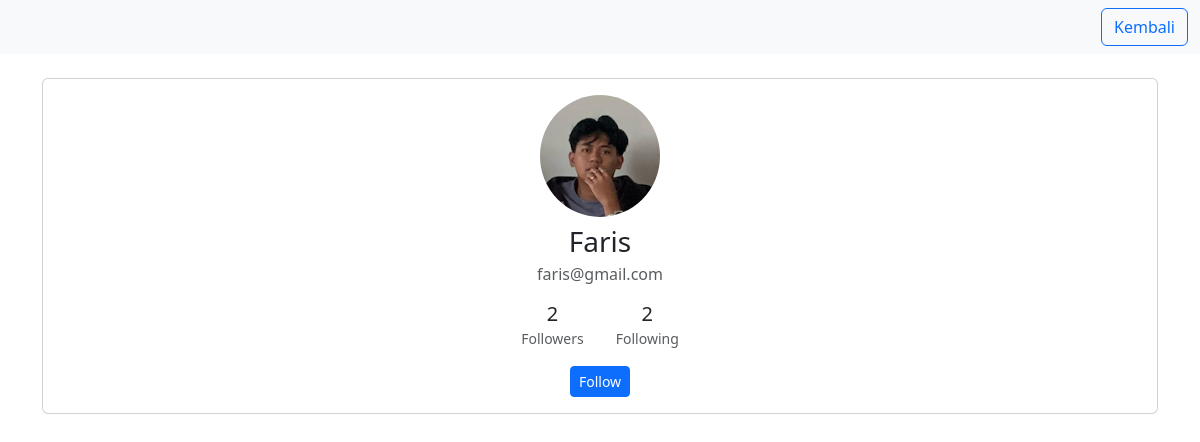
The page /profile.php?id=5 (signed in) on the database as committed earlier.
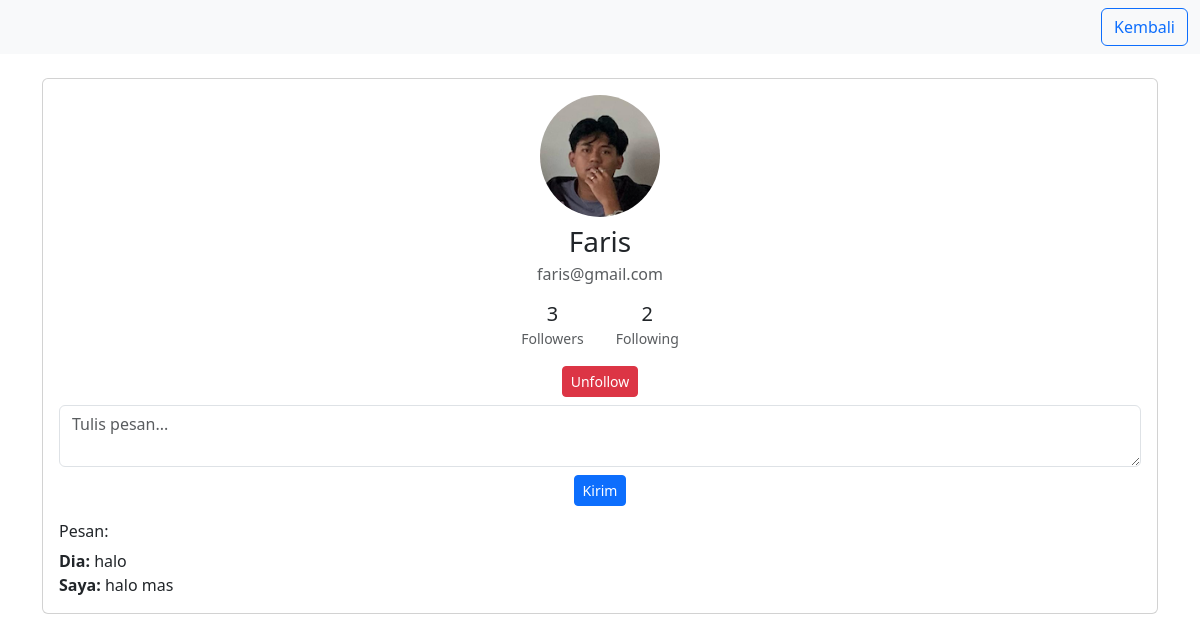
The same page on the database as committed later.
### tables this page shows
CREATE TABLE `users` (
  `id` int(11) NOT NULL,
  `name` varchar(100) NOT NULL,
  `username` varchar(50) NOT NULL,
  `email` varchar(100) NOT NULL,
  `photo` varchar(255) DEFAULT NULL,
  `password` varchar(255) NOT NULL,
  `full_name` varchar(100) DEFAULT NULL,
  `profile_picture` varchar(255) DEFAULT NULL,
  `bio` text DEFAULT NULL,
  `created_at` datetime DEFAULT current_timestamp(),
  `birthdate` date DEFAULT NULL,
  `work` varchar(255) DEFAULT NULL,
  `address` varchar(255) DEFAULT NULL,
  `last_active` datetime DEFAULT current_timestamp()
);

CREATE TABLE `messages` (
  `id` int(11) NOT NULL,
  `sender_id` int(11) NOT NULL,
  `receiver_id` int(11) NOT NULL,
  `message` text NOT NULL,
  `is_read` tinyint(1) DEFAULT 0,
  `sent_at` datetime DEFAULT current_timestamp(),
  `created_at` datetime DEFAULT current_timestamp(),
  `content` text DEFAULT NULL
);

### profile.php (the view, shortened to what this page needs)
<?php
require_once("config.php");
$profile_user_id = isset($_GET['id']) ? (int)$_GET['id'] : $_SESSION['user']['id'];
$stmt = $db->prepare("SELECT * FROM users WHERE id = ?");
$stmt->execute([$profile_user_id]);
$profile_user = $stmt->fetch();
$stmt = $db->prepare("SELECT * FROM followers WHERE user_id = ? AND follower_id = ?");
$stmt->execute([$profile_user_id, $_SESSION['user']['id']]);
$follow = $stmt->fetch();
$stmt = $db->prepare("SELECT COUNT(*) FROM followers WHERE user_id=? AND status='accepted'");
$stmt->execute([$profile_user_id]);
$followers_count = $stmt->fetchColumn();
$stmt = $db->prepare("SELECT COUNT(*) FROM followers WHERE follower_id=? AND status='accepted'");
$stmt->execute([$profile_user_id]);
$following_count = $stmt->fetchColumn();
?>
<!DOCTYPE html>
<html>
<head>
    <link rel="stylesheet" href="https://cdn.jsdelivr.net/npm/bootstrap@5.3.0/dist/css/bootstrap.min.css">
</head>
<body>
    <nav class="navbar navbar-light bg-light mb-4">
        <div class="container-fluid justify-content-end">
            <a href="timeline.php" class="btn btn-outline-primary">Kembali</a>
        </div>
    </nav>
    <div class="container mt-4">
        <div class="card mb-4">
            <div class="card-body text-center">
                <?php
                if (!empty($profile_user['photo']) && $profile_user['photo'] !== 'default.svg' && file_exists("img/uploads/" . $profile_user['photo'])) {
                    $photo_file = "img/uploads/" . $profile_user['photo'];
                } else {
                    $photo_file = "img/default.svg";
                }
                ?>
                <img src="<?php echo $photo_file ?>" width="120" class="rounded-circle mb-2"><br>
                <h3 class="mb-1"><?php echo htmlspecialchars($profile_user['name']); ?></h3>
                <p class="text-muted mb-3"><?php echo htmlspecialchars($profile_user['email']); ?></p>
                <div class="d-flex justify-content-center mb-3">
                    <div class="mx-3">
                        <h5 class="mb-0"><?php echo $followers_count; ?></h5>
                        <small class="text-muted">Followers</small>
                    </div>
                    <div class="mx-3">
                        <h5 class="mb-0"><?php echo $following_count; ?></h5>
                        <small class="text-muted">Following</small>
                    </div>
                </div>
                <?php if($profile_user_id != $_SESSION['user']['id']): ?>
                    <?php if(!$follow): ?>
                        <form method="post" style="display:inline">
                            <button name="follow" class="btn btn-primary btn-sm">Follow</button>
                        </form>
                    <?php elseif($follow['status'] == 'pending'): ?>
                        <button class="btn btn-warning btn-sm" disabled>Pending</button>
                    <?php elseif($follow['status'] == 'accepted'): ?>
                        <form method="post" style="display:inline">
                            <button name="unfollow" class="btn btn-danger btn-sm">Unfollow</button>
                        </form>
                        <form method="post" class="mt-2">
                            <textarea name="message" required class="form-control mb-2" placeholder="Tulis pesan..."></textarea>
                            <button name="send_message" class="btn btn-primary btn-sm">Kirim</button>
                        </form>
                        <div class="mt-3 text-start">
                            <h6>Pesan:</h6>
                            <?php
                            $stmt = $db->prepare("SELECT * FROM messages WHERE (sender_id=? AND receiver_id=?) OR (sender_id=? AND receiver_id=?) ORDER BY created_at ASC");
                            $stmt->execute([$_SESSION['user']['id'], $profile_user_id, $profile_user_id, $_SESSION['user']['id']]);
                            while($msg = $stmt->fetch()):
                                echo "<div><b>".($msg['sender_id']==$_SESSION['user']['id']?"Saya":"Dia").":</b> ".htmlspecialchars($msg['message'])."</div>";
                            endwhile;
                            ?>
                        </div>
                    <?php endif; ?>
                <?php endif; ?>
            </div>
        </div>
    </div>
</body>
</html>

Rows that differ between the two databases and show on the page:
added messages: shows "Dia", message "halo"
added messages: shows "Saya", message "halo mas"
Other text that changed with them:
$followers_count: "2" → "3"
text no longer shown: "Follow"
text now shown: "Unfollow Kirim Pesan:"
